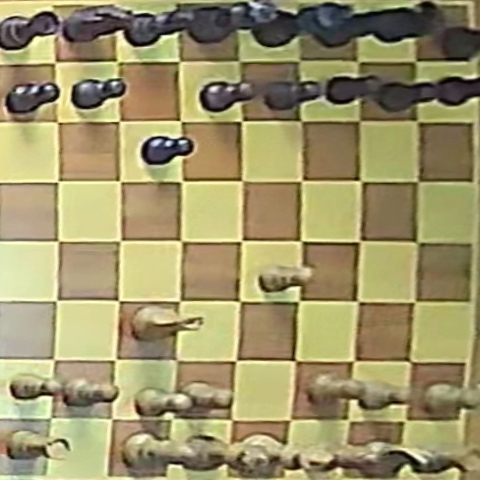
#> input picture data/game10_per_frame/tagged_images/frame_003948.jpg, 480 x 480 px
$ python -i board_detection.py   (imports and definitions only)
#> lines starting #> are read from the running program, lines starting #| are printed output that depends on the picture; after the words box and inside, x2 and y2 are one past the last pixel; in counts of white or black regions, pixels touching at a corner belong together
#> in get_chess_board_upper_look, img_cv is the input picture: shape (480, 480, 3); mean B, G, R 106.2, 148.5, 158
"""
Board Detection and Perspective Transformation Module.

This module handles:
1. Detecting and isolating the chessboard in images
2. Cropping to the board region
3. Applying perspective transformation to get top-down view
4. Converting angled photos to perfect square boards
"""

from __future__ import annotations

from typing import Optional, Tuple
import numpy as np
from PIL import Image
import cv2


def detect_board_corners_opencv(image: np.ndarray) -> Optional[np.ndarray]:
    """
    Detect chessboard corners using OpenCV's findChessboardCorners.
    This is the most accurate method for standard chessboards.

    Args:
        image: Input image as numpy array (BGR or grayscale)

    Returns:
        4 corner points as (4, 2) array or None if not found
    """
    gray = cv2.cvtColor(image, cv2.COLOR_BGR2GRAY) if len(image.shape) == 3 else image
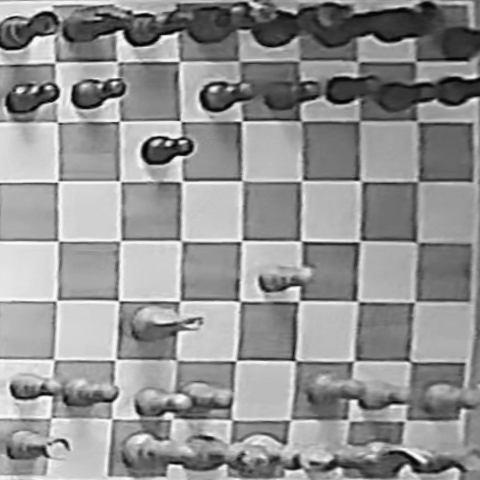
#> gray: shape (480, 480); min 1, max 252, mean 146.5

    # Try to find internal 7x7 corners (8x8 squares)
    ret, corners = cv2.findChessboardCorners(
        gray,
        (7, 7),  # Internal corners (8x8 squares = 7x7 corners)
        flags=cv2.CALIB_CB_ADAPTIVE_THRESH + cv2.CALIB_CB_FAST_CHECK + cv2.CALIB_CB_NORMALIZE_IMAGE
    )
#> ret = False; corners = None

    if not ret or corners is None:
        return None

    # Refine corners for better accuracy
    criteria = (cv2.TERM_CRITERIA_EPS + cv2.TERM_CRITERIA_MAX_ITER, 30, 0.001)
    corners = cv2.cornerSubPix(gray, corners, (11, 11), (-1, -1), criteria)

    # Extract the 4 outer corners from the 7x7 grid
    # Top-left: first corner
    # Top-right: 7th corner (end of first row)
    # Bottom-right: last corner
    # Bottom-left: 7th from last (start of last row)
    h, w = gray.shape
    corners_2d = corners.reshape(-1, 2)

    # Find outer corners by finding min/max x+y and x-y
    # This handles rotated boards
    sums = corners_2d.sum(axis=1)
    diffs = corners_2d[:, 0] - corners_2d[:, 1]

    top_left_idx = np.argmin(sums)
    bottom_right_idx = np.argmax(sums)
    top_right_idx = np.argmax(diffs)
    bottom_left_idx = np.argmin(diffs)

    outer_corners = np.array([
        corners_2d[top_left_idx],
        corners_2d[top_right_idx],
        corners_2d[bottom_right_idx],
        corners_2d[bottom_left_idx]
    ], dtype=np.float32)

    return outer_corners


def detect_board_corners_contour(image: np.ndarray) -> Optional[np.ndarray]:
    """
    Detect board corners using contour detection method.
    Based on approach from: https://github.com/dimasikson/chess-board-detector

    Pipeline:
    1. Adaptive threshold (cv2.adaptiveThreshold)
    2. Find contours (cv2.findContours)
    3. Select contour with largest area (cv2.contourArea)
    4. Find corners of that contour (cv2.arcLength -> cv2.approxPolyDP)

    Args:
        image: Input image as numpy array (BGR or grayscale)

    Returns:
        4 corner points as (4, 2) array or None if not found
    """
    gray = cv2.cvtColor(image, cv2.COLOR_BGR2GRAY) if len(image.shape) == 3 else image

    # Step 1: Adaptive threshold (as per the GitHub project)
    # This is more robust than Canny for chessboards
    thresh = cv2.adaptiveThreshold(
        gray,
        255,
        cv2.ADAPTIVE_THRESH_GAUSSIAN_C,
        cv2.THRESH_BINARY_INV,  # Inverted to get dark board on light background
        11,  # Block size
        2    # C constant
    )
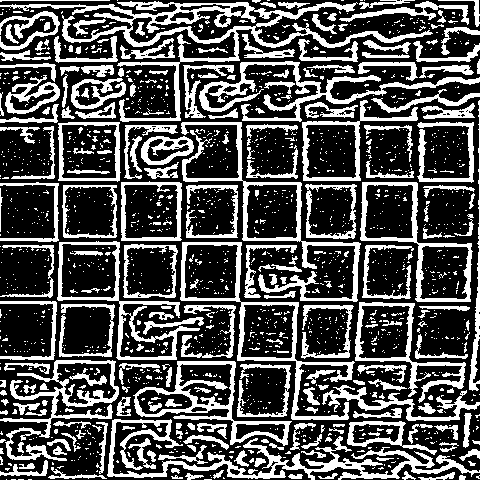
#> thresh: shape (480, 480); 32% white; 1608 white regions (1370 under 20 px), largest, box (x1, y1, x2, y2) and area: (0, 1, 433, 122) 5957, (107, 419, 480, 480) 4375, (181, 122, 361, 302) 3016

    # Optional: Apply morphological operations to clean up
    kernel = np.ones((3, 3), np.uint8)
    thresh = cv2.morphologyEx(thresh, cv2.MORPH_CLOSE, kernel, iterations=2)
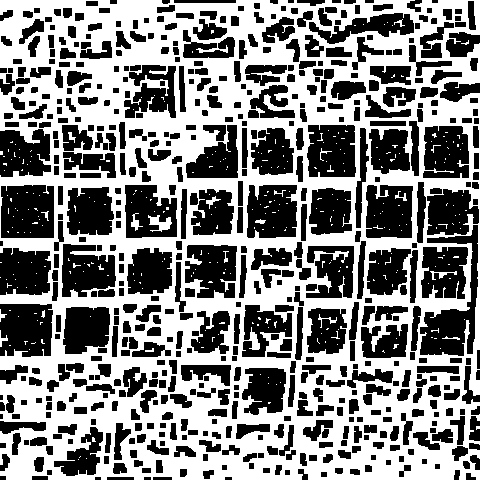
#> thresh: shape (480, 480); 51.9% white; 577 black regions (6 under 20 px)

    # Step 2: Find contours
    contours, _ = cv2.findContours(thresh, cv2.RETR_EXTERNAL, cv2.CHAIN_APPROX_SIMPLE)
#> contours = 47 contours, 45 with area under 20; largest, box (x1, y1, x2, y2) and area: (0, 0, 480, 480) 217750, (0, 330, 8, 347) 22

    if not contours:
        return None

    # Step 3: Select contour with largest area
    largest_contour = max(contours, key=cv2.contourArea)
#> largest_contour = contour of 747 points, box (x1, y1, x2, y2) (0, 0, 480, 480), area 217750
    area = cv2.contourArea(largest_contour)
#> area = 217750.5

    # Filter: contour should be at least 10% of image area
    min_area = gray.shape[0] * gray.shape[1] * 0.1
#> min_area = 23040
    if area < min_area:
        return None

    # Step 4: Find corners using arcLength and approxPolyDP
    peri = cv2.arcLength(largest_contour, True)
#> peri = 3429.1

    # Try different epsilon values to get 4 corners
    # Start with 0.02 (as in the project) and increase if needed
    for epsilon_factor in [0.02, 0.03, 0.05, 0.08, 0.1]:
        approx = cv2.approxPolyDP(largest_contour, epsilon_factor * peri, True)

        # If we have exactly 4 vertices, use it
        if len(approx) == 4:
            corners = approx.reshape(4, 2).astype(np.float32)

            # Order the corners: top-left, top-right, bottom-right, bottom-left
            # More robust method: sort by y-coordinate first, then by x-coordinate
            rect = np.zeros((4, 2), dtype=np.float32)

            # Sort corners by y-coordinate (top to bottom)
            y_sorted_indices = np.argsort(corners[:, 1])
            top_row_indices = y_sorted_indices[:2]  # Two corners with smallest y
            bottom_row_indices = y_sorted_indices[2:]  # Two corners with largest y

            # Sort top row by x-coordinate (left to right)
            top_row = corners[top_row_indices]
            top_row_sorted = top_row[np.argsort(top_row[:, 0])]
            rect[0] = top_row_sorted[0]  # top-left
            rect[1] = top_row_sorted[1]  # top-right

            # Sort bottom row by x-coordinate (left to right)
            bottom_row = corners[bottom_row_indices]
            bottom_row_sorted = bottom_row[np.argsort(bottom_row[:, 0])]
            rect[3] = bottom_row_sorted[0]  # bottom-left
            rect[2] = bottom_row_sorted[1]  # bottom-right

            return rect

        # If we have more than 4 vertices, try to get 4 by using minAreaRect
        elif len(approx) >= 4:
            # Use minimum area rectangle to get 4 corners
            rect = cv2.minAreaRect(largest_contour)
            box = cv2.boxPoints(rect)
            box = np.array(box, dtype=np.float32)

            # Order the corners: top-left, top-right, bottom-right, bottom-left
            # More robust method: sort by y-coordinate first, then by x-coordinate
            rect_ordered = np.zeros((4, 2), dtype=np.float32)

            # Sort corners by y-coordinate (top to bottom)
            y_sorted_indices = np.argsort(box[:, 1])
            top_row_indices = y_sorted_indices[:2]  # Two corners with smallest y
            bottom_row_indices = y_sorted_indices[2:]  # Two corners with largest y

            # Sort top row by x-coordinate (left to right)
            top_row = box[top_row_indices]
            top_row_sorted = top_row[np.argsort(top_row[:, 0])]
            rect_ordered[0] = top_row_sorted[0]  # top-left
            rect_ordered[1] = top_row_sorted[1]  # top-right

            # Sort bottom row by x-coordinate (left to right)
            bottom_row = box[bottom_row_indices]
            bottom_row_sorted = bottom_row[np.argsort(bottom_row[:, 0])]
            rect_ordered[3] = bottom_row_sorted[0]  # bottom-left
            rect_ordered[2] = bottom_row_sorted[1]  # bottom-right

            return rect_ordered
#> this loop made 1 pass
#> (corners, top_row_indices, bottom_row_indices, top_row_sorted) on pass 1: ([[0, 0], [0, 475], [479, 479], [479, 0]], [0, 3], [1, 2], [[0, 0], [479, 0]])

    return None


def detect_and_isolate_board(image: np.ndarray) -> Optional[Tuple[np.ndarray, np.ndarray]]:
    """
    Detect the chessboard in the image and return the isolated board region with corners.

    This function:
    1. Detects the 4 corners of the chessboard
    2. Returns the corners and a bounding box for the board

    Args:
        image: Input image as numpy array (BGR format)

    Returns:
        Tuple of (corners, isolated_board_image) or None if not found
        - corners: (4, 2) array of corner coordinates
        - isolated_board: Cropped image containing just the board region
    """
    # Try OpenCV chessboard detection first (most accurate)
    corners = detect_board_corners_opencv(image)

    # Fallback to contour detection if OpenCV method fails
    if corners is None:
        corners = detect_board_corners_contour(image)
#> corners = [[0, 0], [479, 0], [479, 479], [0, 475]]

    if corners is None:
        return None

    # Calculate bounding box for the board
    x_min = int(np.min(corners[:, 0]))
#> x_min = 0
    x_max = int(np.max(corners[:, 0]))
#> x_max = 479
    y_min = int(np.min(corners[:, 1]))
#> y_min = 0
    y_max = int(np.max(corners[:, 1]))
#> y_max = 479

    # Add some padding (10% on each side)
    h, w = image.shape[:2]
#> h = 480; w = 480
    pad_x = int((x_max - x_min) * 0.1)
#> pad_x = 47
    pad_y = int((y_max - y_min) * 0.1)
#> pad_y = 47

    x_min = max(0, x_min - pad_x)
    x_max = min(w, x_max + pad_x)
#> x_max = 480
    y_min = max(0, y_min - pad_y)
    y_max = min(h, y_max + pad_y)
#> y_max = 480

    # Crop to board region
    isolated_board = image[y_min:y_max, x_min:x_max]

    # Adjust corner coordinates relative to cropped region
    adjusted_corners = corners.copy()
#> adjusted_corners = [[0, 0], [479, 0], [479, 479], [0, 475]]
    adjusted_corners[:, 0] -= x_min
    adjusted_corners[:, 1] -= y_min

    return adjusted_corners, isolated_board


def get_chess_board_upper_look(
    image: Image.Image,
    output_size: int = 512,
    use_perspective: bool = True
) -> Image.Image:
    """
    Transform a chessboard image to top-down view using perspective transformation.

    This function:
    1. Detects and isolates the board region
    2. Applies perspective transformation to get "upper look"
    3. Returns a perfectly square, top-down view of the board

    Args:
        image: Input PIL Image
        output_size: Size of the output square image
        use_perspective: If False, just resize (for backward compatibility)

    Returns:
        PIL Image of the board in top-down view (output_size x output_size)
    """
    if not use_perspective:
        # Fallback: just resize
        return image.resize((output_size, output_size), Image.BILINEAR)

    # Convert PIL to OpenCV format
    img_cv = np.array(image)
    if len(img_cv.shape) == 3:
        img_cv = cv2.cvtColor(img_cv, cv2.COLOR_RGB2BGR)
    else:
        # If grayscale, convert to BGR
        img_cv = cv2.cvtColor(img_cv, cv2.COLOR_GRAY2BGR)

    # Step 1: Detect and isolate the board
    result = detect_and_isolate_board(img_cv)

    if result is None:
        # If board detection fails, fallback to simple resize
        return image.resize((output_size, output_size), Image.BILINEAR)

    corners, isolated_board = result
#> corners = [[0, 0], [479, 0], [479, 479], [0, 475]]

    # Step 2: Apply perspective transformation on the isolated board
    # Define destination points for perspective transform (perfect square)
    dst = np.array([
        [0, 0],
        [output_size - 1, 0],
        [output_size - 1, output_size - 1],
        [0, output_size - 1]
    ], dtype=np.float32)
#> dst = [[0, 0], [511, 0], [511, 511], [0, 511]]

    # Calculate perspective transform matrix
    M = cv2.getPerspectiveTransform(corners, dst)
#> M = [[1.08, 2.64e-32, 0], [0, 1.08, 0], [1.76e-05, -2.34e-19, 1]]

    # Apply perspective transformation
    warped = cv2.warpPerspective(isolated_board, M, (output_size, output_size))
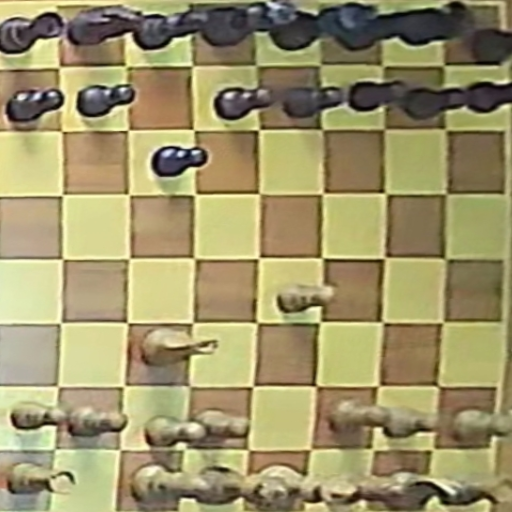
#> warped: shape (512, 512, 3); mean B, G, R 106.1, 148.3, 158

    # Convert back to PIL Image
    warped_rgb = cv2.cvtColor(warped, cv2.COLOR_BGR2RGB)
    return Image.fromarray(warped_rgb)

>>> import cv2
>>> picture = cv2.cvtColor(cv2.imread('../../data/game10_per_frame/tagged_images/frame_003948.jpg'), cv2.COLOR_BGR2RGB)
>>> result = get_chess_board_upper_look(picture)
